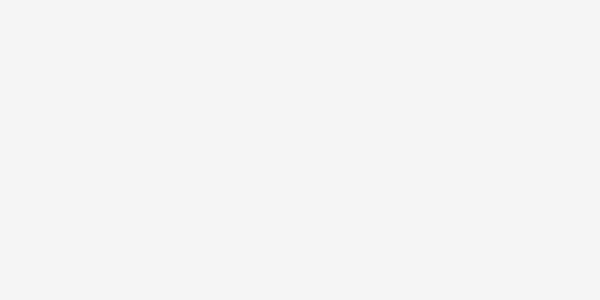
Frame 1 (no input)
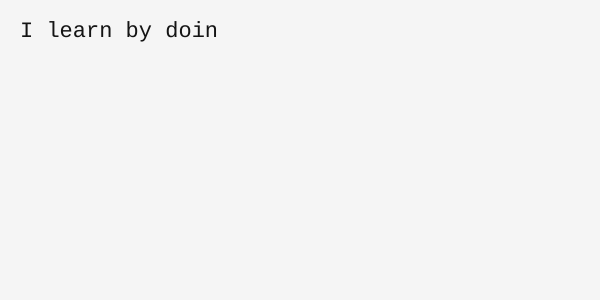
Frame 60 (no input)
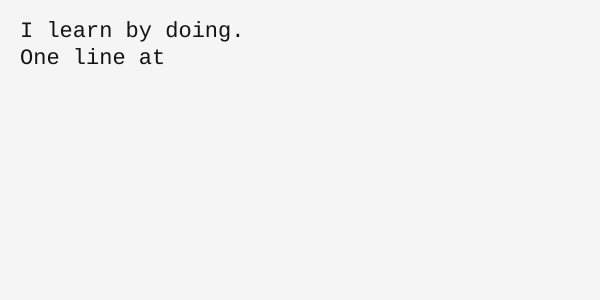
Frame 120 (the mouse pressed at the canvas centre since frame 60)

The p5.js sketch that drew these frames (run headless with seeded random() and noise() and a simulated clock; from frame 60 on, the mouse is pressed at the canvas centre):

// p5.js sketch
// ── sketch.js

let poem = "I learn by doing.\nOne line at a time.\nOne small version at a time.";
let index = 0;

function setup() {
  createCanvas(600, 300);
  textFont("monospace");
  textSize(22);
}

function draw() {
  background(245);

  // reveal 1 character every few frames
  if (frameCount % 4 === 0 && index < poem.length) {
    index++;
  }

  fill(20);
  noStroke();
  textAlign(LEFT, TOP);
  text(poem.substring(0, index), 20, 20);
}
